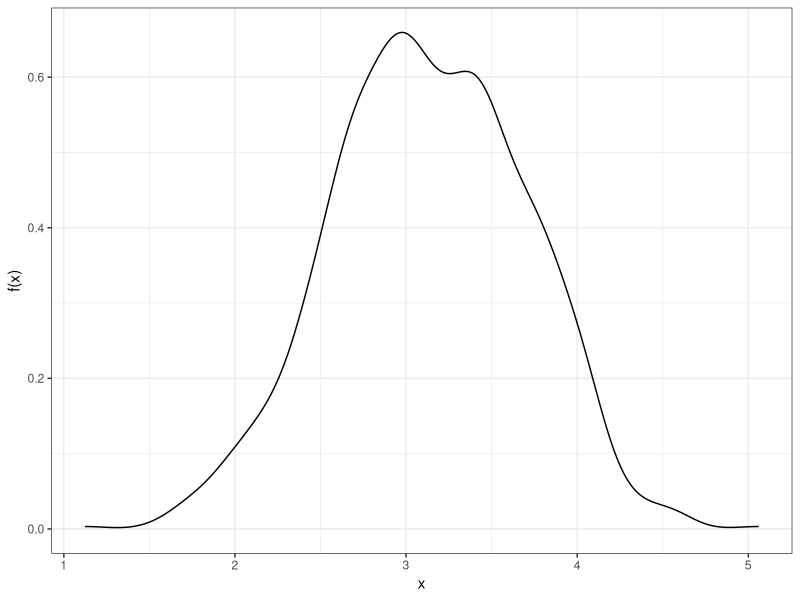
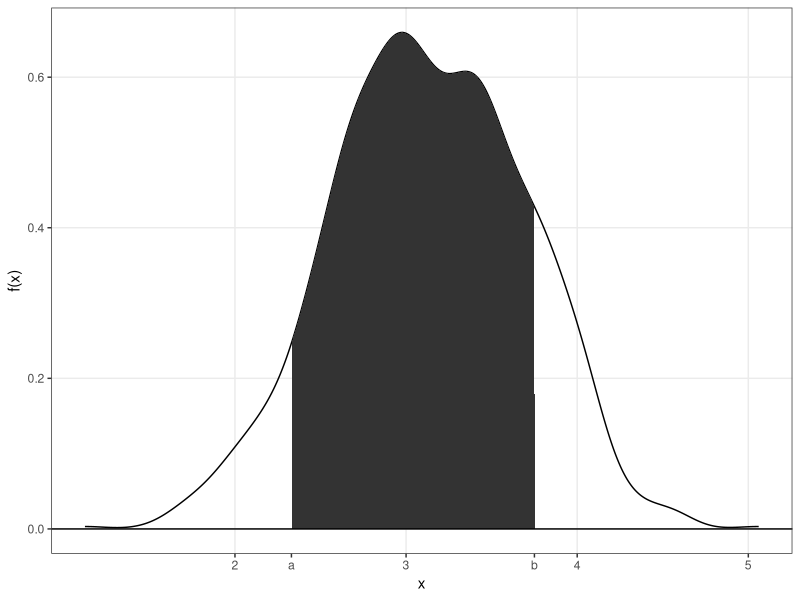
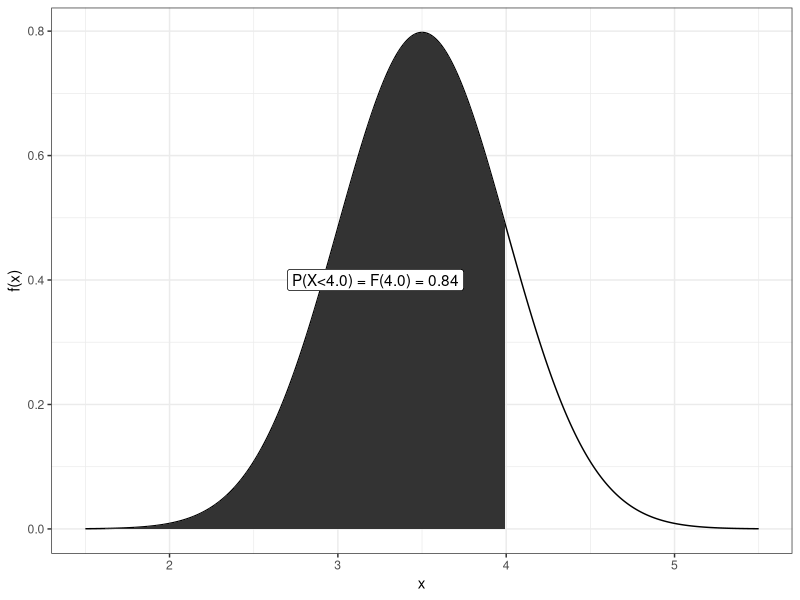
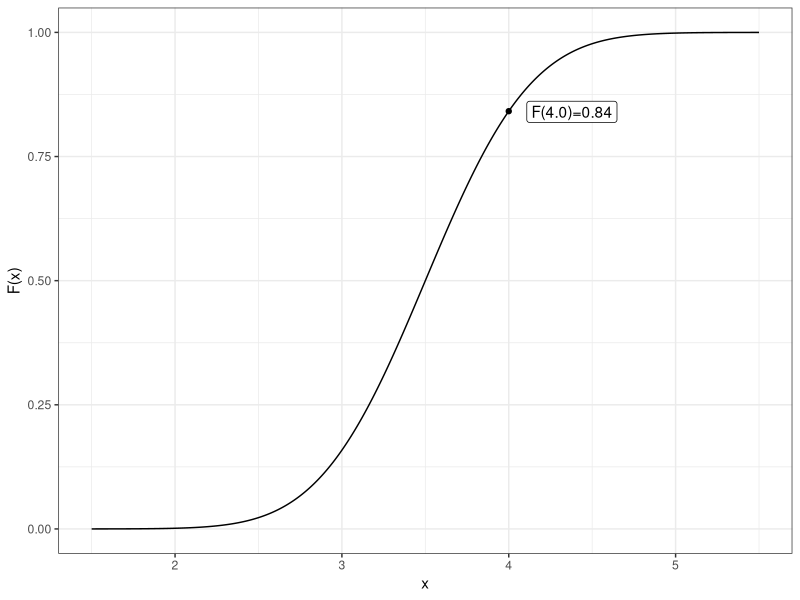
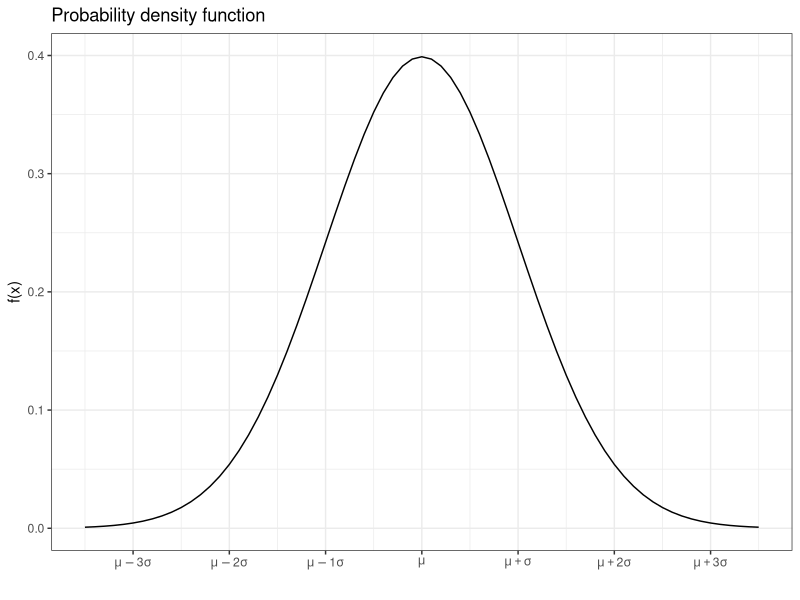
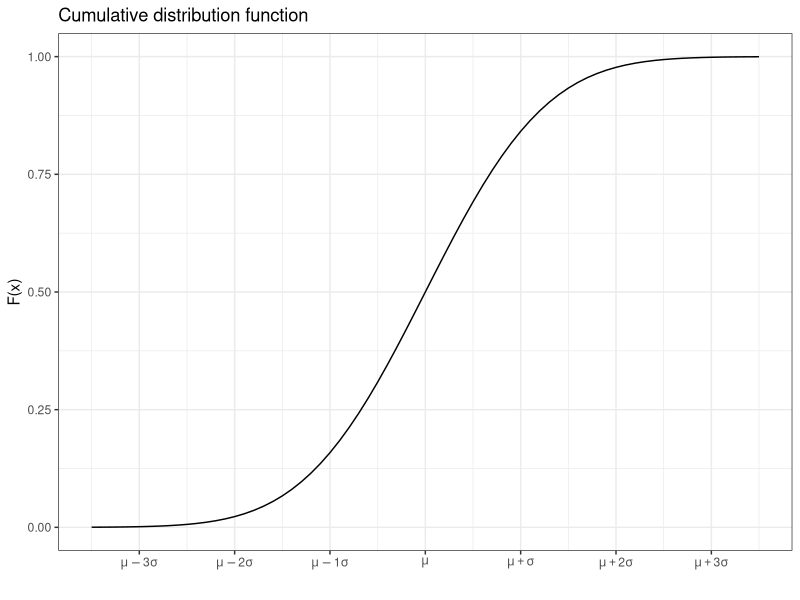
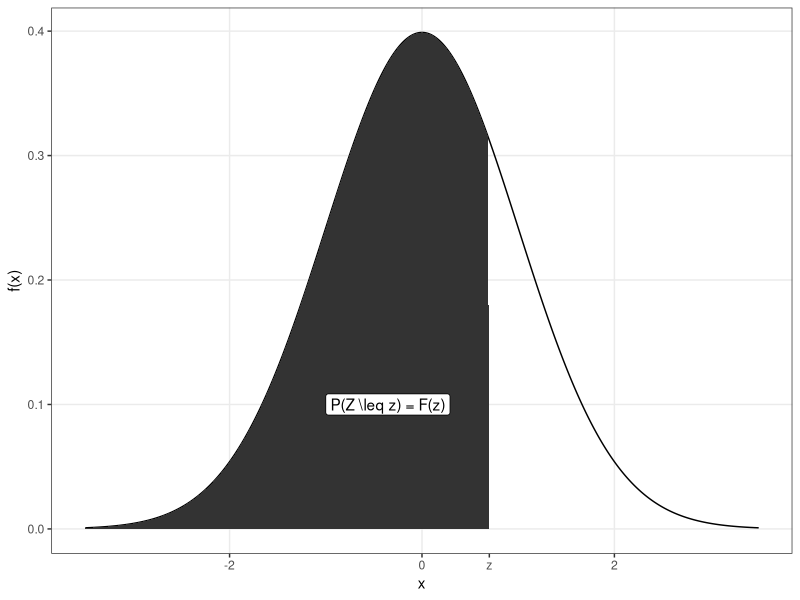
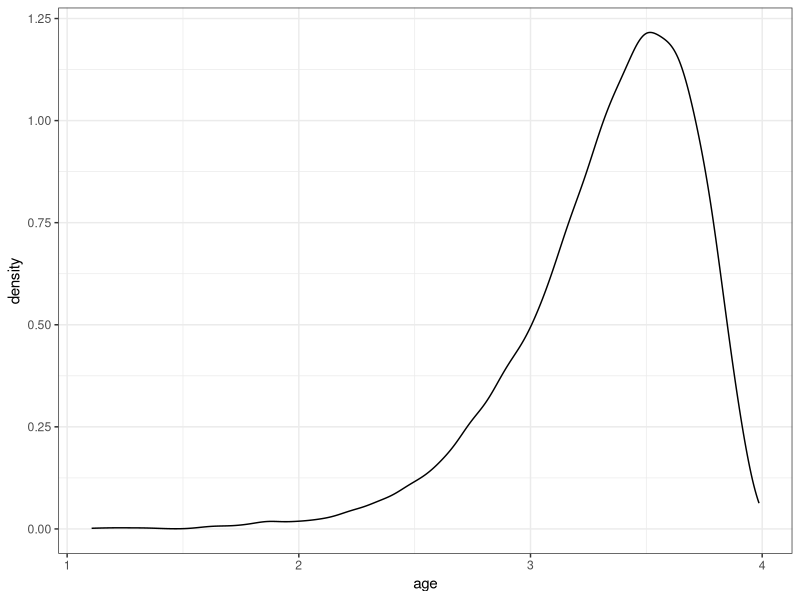

The R source for these figures, in order:
## ---- chunk 1
#| label: setup
#| include: FALSE
library(ggplot2)
library(knitr)
library(kableExtra)
library(tidyverse)

options(digits=2)
## ---- chunk 2
## ounce <- 0.0283495231
## pound <- 0.45359237
## ggplot(babies, aes(x=wt*ounce)) + theme_bw() + xlab("x") + ylab("f(x)") + geom_density() #+ ggtitle("Weight (kg) of a newborn baby"))
##plot(ggplot(fat, aes(x=weight*pound)) + theme_bw() + xlab("x") + ylab("f(x)") + geom_density() + ggtitle("Weight (kg) of a man"))
##Simulate weights
baby <- data.frame(smoke=sample(1000, x=0:2, prob=c(0.45,0.45,0.1), replace=TRUE)) %>% mutate(m=c(3.4, 3.0, 2.5)[smoke+1], wt=rnorm(n(), mean=m, sd=0.5))
ggplot(baby, aes(x=wt)) + theme_bw() + xlab("x") + ylab("f(x)") + geom_density() 
## ---- chunk 3
#ggplot(baby, aes(x=wt)) + theme_bw() + xlab("x") + ylab("f(x)") + geom_density() 
#plot(ggplot(data.frame(w=wt), aes(x=w)) + theme_bw() + xlab("x") + ylab("f(x)") + geom_density())

df.wt <- density(baby$wt)
df.wt <- data.frame(x=df.wt$x, y=df.wt$y)
plot(ggplot(baby, aes(x=wt)) + theme_bw() + xlab("x") + ylab("f(x)") + geom_density() + geom_area(data=df.wt %>% filter(x<3.75, x>2.33), aes(x=x, y=y)) + scale_x_continuous(breaks=c(2,2.33,3,3.75,4,5), labels=c('2','a','3','b','4','5')) + geom_hline(yintercept=0) + theme(panel.grid.minor = element_blank(), panel.grid.major.x = element_line(color = c("grey92", NA, "grey92", NA, "grey92", "grey92"))))
#plot(ggplot(data.frame(w=wt), aes(x=w)) + theme_bw() + xlab("x") + ylab("f(x)") + geom_density() + geom_area(data=df.wt %>% filter(x<3.75, x>2.33), aes(x=x, y=y)) + scale_x_continuous(breaks=c(2,2.33,3,3.75,4,5), labels=c('2','a','3','b','4','5')) + geom_hline(yintercept=0) + theme(panel.grid=element_blank()))
## ---- chunk 4
w<-seq(1.5,5.5,.01)
df.nwt <- data.frame(w=w, f=dnorm(w, 3.5, 0.5))
#ggplot(df.nwt, aes(x=w, y=f)) + geom_line() + theme_bw() + xlab("Weight (kg)") + ylab("f(x)")
## ---- chunk 5
#| label: fig-wtpdfcdf
#| fig-cap: "Probability density function (PDF) and cumulative distribution function (CDF)."
#| fig-subcap: 
#|   - "PDF"
#|   - "CDF"
#| layout-ncol: 2
plot(ggplot(df.nwt, aes(x=w, y=f)) + geom_line() + theme_bw() + xlab("x") + ylab("f(x)") + geom_area(data=df.nwt %>% filter(w<4.0)) + annotate("label",label=sprintf("P(X<4.0) = F(4.0) = %.2f", pnorm(4,3.5,0.5)), x=2.7, y=0.4, hjust=0))
df.nwt$F <- pnorm(df.nwt$w, 3.5, 0.5)
plot(ggplot(df.nwt, aes(x=w, y=F)) + geom_line() + xlab("x") + ylab("F(x)") + theme_bw() + geom_point(data=data.frame(w=4, F=pnorm(4,3.5,.5))) + annotate("label",label=sprintf("F(4.0)=%.2f", pnorm(4,3.5,.5)), x=4, y=.84, hjust=-0.2))##+ ggtitle("Cumulative distribution function") 
## ---- chunk 6
#| fig-cap: "Normal probability density function and cumulative distribution functions."
#| layout-ncol: 2
x <- seq(-3.5, 3.5, .1)
dN <- data.frame(x=x, fx=dnorm(x))
dN <- dN |> mutate(Fx = pnorm(x))
ggplot(dN, aes(x=x, y=fx)) + geom_line() + scale_x_continuous(breaks=-3:3, labels=c(expression(mu-3*sigma),expression(mu-2*sigma), expression(mu-1*sigma), expression(mu), expression(mu+sigma), expression(mu + 2*sigma),  expression(mu + 3*sigma))) + xlab("") + ylab("f(x)") + theme_bw() + ggtitle("Probability density function")
ggplot(dN, aes(x=x, y=Fx)) + geom_line() + scale_x_continuous(breaks=-3:3, labels=c(expression(mu-3*sigma),expression(mu-2*sigma), expression(mu-1*sigma), expression(mu), expression(mu+sigma), expression(mu + 2*sigma),  expression(mu + 3*sigma))) + xlab("") + ylab("F(x)") + theme_bw() + ggtitle("Cumulative distribution function")
## ---- chunk 7
w<-seq(-3.5,3.5,.01)
df.nwt <- data.frame(w=w, f=dnorm(w))
plot(ggplot(df.nwt, aes(x=w, y=f)) + geom_line() + theme_bw() + xlab("x") + ylab("f(x)") + geom_area(data=df.nwt %>% filter(w<0.7)) + annotate("label",label=sprintf("P(Z \\leq z) = F(z)"), x=-1.0, y=0.1, hjust=0) + scale_x_continuous(breaks=c(-2,0,+.7,2), labels=c("-2","0","z","2")) + theme(panel.grid.minor = element_blank(), panel.grid.major.x = element_line(color = c("grey92", "grey92", NA, "grey92"))))
## ---- chunk 8
#| label: tbl-FZtab
#| tbl-cap: "Cumulative distribution function for the standard normal distribution. The table gives $F(z) = P(Z \\leq z)$ for standard normal Z."
z <- sapply(seq(-3.4, -3.49, -0.01), function(x) seq(x,0,0.1))
z <- -z[nrow(z):1,]
z <- sapply(seq(0, 0.09, 0.01), function(x) seq(x,3.49,0.1))
zscore.df <- apply(pnorm(z), 2, function(x) sprintf("%.4f",x))
row.names(zscore.df) <- sprintf("%.1f", z[,1])
colnames(zscore.df) <- seq(0,0.09,0.01)
kable(zscore.df) %>% column_spec(1, bold=TRUE) |> kable_styling()
## ---- chunk 9
#| label: fig-leftskewed
#| fig-cap: "A left skewed distribution. Can for example show the distribution of age of a mouse who died of natural causes."
#| fig.width: 5
miceage <- 2*(2-rgamma(10000, 3, 9))
data.frame(age=miceage) |> ggplot(aes(x=age)) + geom_density() + theme_bw()
## ---- chunk 10
#| label: fig-meanskew
#| fig-cap: "Distribution of sample means, where the means are computed based on random samples of sizes 3, 5, 10, 15, 20 and 30, respectively."
#| fig.width: 5
#| fig.height: 5
rs <- data.frame(n = c(3,5,10,15,20,30)) |> group_by(n) |> reframe(m=replicate(10000, mean(sample(miceage, n))), .groups="drop")
rs |> ggplot(aes(x=m, fill=factor(n))) + geom_histogram(bins=50) + theme_bw() + facet_wrap(~factor(n))+ theme(legend.position="none")
## ---- chunk 11
x <- seq(-0,5, .01)
dX <- data.frame(x=x, n=rep(c(2, 3,4,5,7, 10), each=length(x))) %>%
  mutate(fx=dchisq(x, df=n))
#dT <- data.frame(x=x, fx=dt(x, df=n-1))
ggplot(dX, aes(x=x, y=fx, color=factor(paste0("n=",n), levels=paste0("n=",sort(unique(n)))))) + geom_line() + theme_bw() + scale_color_discrete("") + ylim(c(0,0.5))
## ---- chunk 12
x <- seq(-0,5, .01)
dX <- data.frame(x=x, n1=rep(c(2,4,10), each=length(x)), n2=rep(c(2,4,10), each=length(x)*3)) %>%
  mutate(fx=df(x, df1=n1, df2=n2))
ggplot(dX, aes(x=x, y=fx, color=factor(sprintf("n1=%i, n2=%i",n1, n2), levels=sprintf("n1=%i, n2=%i",rep(sort(unique(n1)), each=3), sort(unique(n2)))))) + geom_line() + theme_bw() + scale_color_discrete("") + ylim(c(0,0.8))
## ---- chunk 13
x <- seq(-3.5,3.5, .01)
dT <- data.frame(x=x, n=rep(c(2, 3,5,7, 10, 15, 20, 30), each=length(x))) %>%
  mutate(fx=dt(x, df=n-1))
#dT <- data.frame(x=x, fx=dt(x, df=n-1))
ggplot(dT, aes(x=x, y=fx, color=factor(paste0("n=",n), levels=paste0("n=",sort(unique(n)))))) + geom_line() + theme_bw() + scale_color_discrete("")
